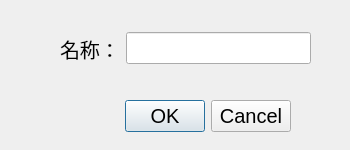
<?xml version="1.0" encoding="UTF-8"?>
<ui version="4.0">
 <class>DialogDelete</class>
 <widget class="QDialog" name="DialogDelete">
  <property name="geometry">
   <rect>
    <x>0</x>
    <y>0</y>
    <width>350</width>
    <height>150</height>
   </rect>
  </property>
  <property name="minimumSize">
   <size>
    <width>350</width>
    <height>150</height>
   </size>
  </property>
  <property name="maximumSize">
   <size>
    <width>350</width>
    <height>150</height>
   </size>
  </property>
  <property name="windowTitle">
   <string>删除水果</string>
  </property>
  <widget class="QDialogButtonBox" name="buttonBox">
   <property name="geometry">
    <rect>
     <x>90</x>
     <y>100</y>
     <width>201</width>
     <height>32</height>
    </rect>
   </property>
   <property name="font">
    <font>
     <pointsize>15</pointsize>
    </font>
   </property>
   <property name="orientation">
    <enum>Qt::Horizontal</enum>
   </property>
   <property name="standardButtons">
    <set>QDialogButtonBox::Cancel|QDialogButtonBox::Ok</set>
   </property>
  </widget>
  <widget class="QWidget" name="layoutWidget">
   <property name="geometry">
    <rect>
     <x>60</x>
     <y>30</y>
     <width>251</width>
     <height>37</height>
    </rect>
   </property>
   <layout class="QHBoxLayout" name="horizontalLayout">
    <item>
     <widget class="QLabel" name="label">
      <property name="font">
       <font>
        <pointsize>15</pointsize>
       </font>
      </property>
      <property name="text">
       <string>名称：</string>
      </property>
     </widget>
    </item>
    <item>
     <widget class="QLineEdit" name="le_name">
      <property name="font">
       <font>
        <pointsize>15</pointsize>
       </font>
      </property>
     </widget>
    </item>
   </layout>
  </widget>
 </widget>
 <resources/>
 <connections>
  <connection>
   <sender>buttonBox</sender>
   <signal>accepted()</signal>
   <receiver>DialogDelete</receiver>
   <slot>accept()</slot>
   <hints>
    <hint type="sourcelabel">
     <x>248</x>
     <y>254</y>
    </hint>
    <hint type="destinationlabel">
     <x>157</x>
     <y>274</y>
    </hint>
   </hints>
  </connection>
  <connection>
   <sender>buttonBox</sender>
   <signal>rejected()</signal>
   <receiver>DialogDelete</receiver>
   <slot>reject()</slot>
   <hints>
    <hint type="sourcelabel">
     <x>316</x>
     <y>260</y>
    </hint>
    <hint type="destinationlabel">
     <x>286</x>
     <y>274</y>
    </hint>
   </hints>
  </connection>
 </connections>
</ui>
